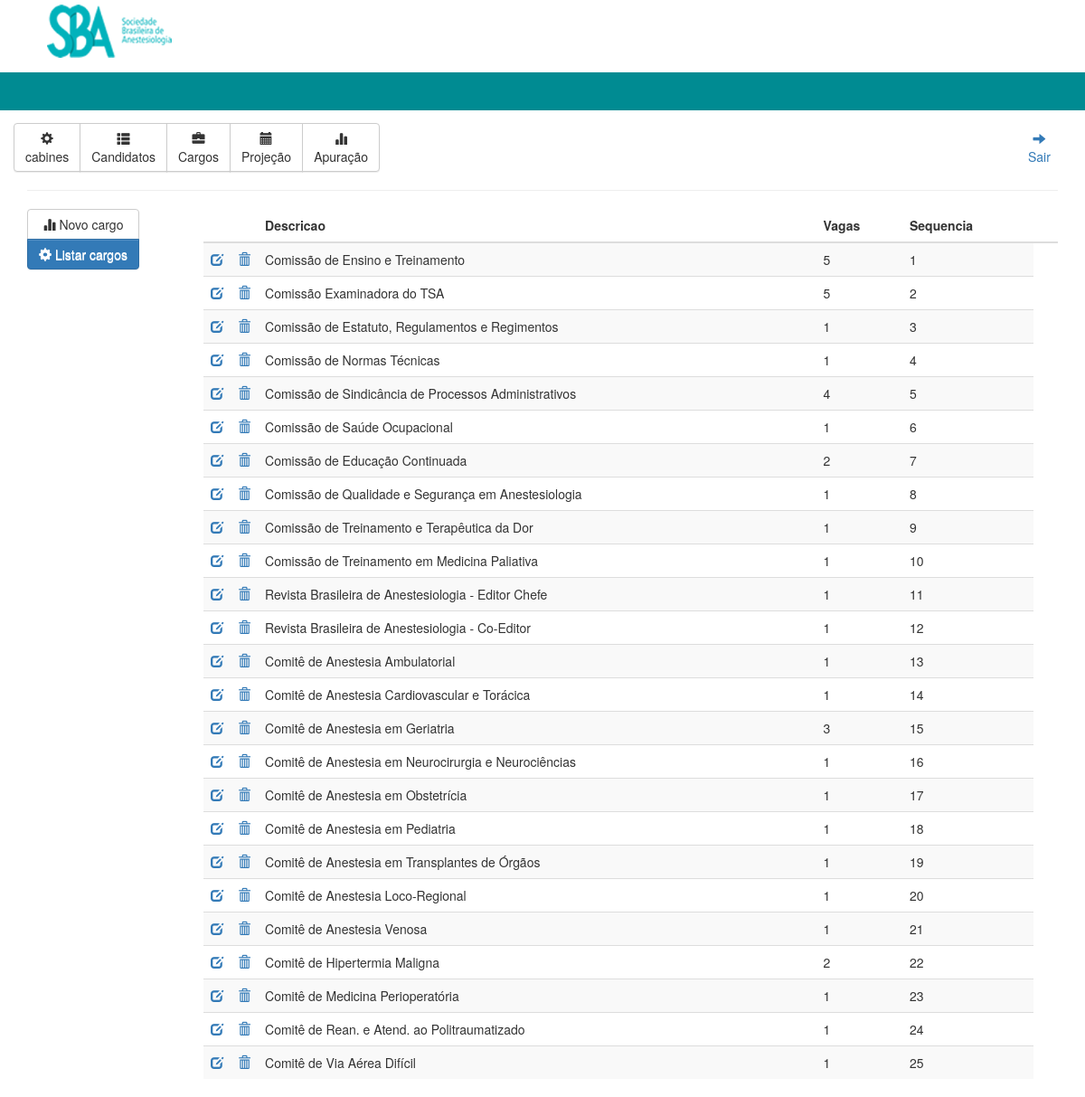
/admin/painel.php?controle=cargos (signed in), run on the app's committed database.
### tables this page shows
CREATE TABLE IF NOT EXISTS `cargos` (
  `id` int(11) NOT NULL AUTO_INCREMENT,
  `descricao` varchar(150) NOT NULL,
  `vagas` int(11) NOT NULL,
  `sequencia` int(11) NOT NULL,
  PRIMARY KEY (`id`)
);

### admin/form_cargos.php (the view, shortened to what this page needs)
<div class="col-md-2">
    <div class="btn-group-vertical menu">
      <a href="?controle=cargos&tipo=novo" class="btn novo"><i class="glyphicon glyphicon-stats"></i> Novo cargo</a>
      <a href="?controle=cargos&tipo=listar" class="btn listar"><i class="glyphicon glyphicon-cog"></i> Listar cargos</a>
    </div>
  </div>
  <div class="col-md-10">
<?php
if($tipo != 'listar'){
	if(isset($cargo) && $cargo != 0){
		$id = (int)$_GET['cargo'];
		$rs = mysqli_query($con, "select * from cargos where id = ".$id);
		$rw = mysqli_fetch_assoc($rs);
		form($rw['descricao'],$rw['vagas'],$rw['sequencia'],$tipo,$id);
	}else{
		if($tipo == 'novo'){
			$id = (int)0;
			form('',0,0,$tipo,$id);
		}else{
			$id = (int)$_GET['cargo'];
			$rs = mysqli_query($con, "select * from cargos where id = ".$id);
			$rw = mysqli_fetch_assoc($rs);
			form($rw['descricao'],$rw['vagas'],$rw['sequencia'],$tipo,$id);
		}
	}
}else{
	$nome = isset($_GET['nome']) ? mysqli_real_escape_string($con, $_GET['nome']) : '';
	$rs = mysqli_query($con, "select * from cargos where descricao like '%".$nome."%' order by sequencia");
	if(mysqli_num_rows($rs) > 0){
		$html = '<table class="table table-striped" id="table">';
		$html .= '<thead>';
		$html .= '<tr><th></th><th></th><th>Descricao</th><th>Vagas</th><th>Sequencia<th></tr>';
		$html .= '</thead>';
		$html .= '<tbody>';
		while($rw = mysqli_fetch_assoc($rs)){
			$html .= '<tr valor="'.$rw['id'].'">';
			$html .= '<td width="1"><a href="?controle=cargos&tipo=edit&cargo='.$rw['id'].'"><i class="glyphicon glyphicon-edit"></i></a></td>';
			$html .= '<td width="1"><a href="javascript:void(0);" valor="'.$rw['id'].'" class="excluir"><i class="glyphicon glyphicon-trash"></i></a></td>';
			$html .= '<td>'.$rw['descricao'].'</td>';
			$html .= '<td>'.$rw['vagas'].'</td>';
			$html .= '<td>'.$rw['sequencia'].'</td>';
			$html .= '</tr>';
		}
		$html .= '</tbody>';
		$html .= '<tfoot></tfoot>';
		$html .= '</table>';
	}else{
		$html = "Nenhum candidato encontrado!";
	}
	print $html;
}
?>
</div>

### resources/php/header_adm.php (style rules this page uses)
html, body { height: 100%; }

### data on the page
cargos: descricao "Comissão de Ensino e Treinamento", vagas "5", sequencia "1"
cargos: descricao "Comissão Examinadora do TSA", vagas "5", sequencia "2"
cargos: descricao "Comissão de Estatuto, Regulamentos e Regimentos", vagas "1", sequencia "3"
cargos: descricao "Comissão de Normas Técnicas", vagas "1", sequencia "4"
cargos: descricao "Comissão de Sindicância de Processos Administrativos", vagas "4", sequencia "5"
cargos: descricao "Comissão de Saúde Ocupacional", vagas "1", sequencia "6"
cargos: descricao "Comissão de Educação Continuada", vagas "2", sequencia "7"
cargos: descricao "Comissão de Qualidade e Segurança em Anestesiologia", vagas "1", sequencia "8"
cargos: descricao "Comissão de Treinamento e Terapêutica da Dor", vagas "1", sequencia "9"
cargos: descricao "Comissão de Treinamento em Medicina Paliativa", vagas "1", sequencia "10"
cargos: descricao "Revista Brasileira de Anestesiologia - Editor Chefe", vagas "1", sequencia "11"
cargos: descricao "Revista Brasileira de Anestesiologia - Co-Editor", vagas "1", sequencia "12"
cargos: descricao "Comitê de Anestesia Ambulatorial", vagas "1", sequencia "13"
cargos: descricao "Comitê de Anestesia Cardiovascular e Torácica", vagas "1", sequencia "14"
cargos: descricao "Comitê de Anestesia em Geriatria", vagas "3", sequencia "15"
cargos: descricao "Comitê de Anestesia em Neurocirurgia e Neurociências", vagas "1", sequencia "16"
cargos: descricao "Comitê de Anestesia em Obstetrícia", vagas "1", sequencia "17"
cargos: descricao "Comitê de Anestesia em Pediatria", vagas "1", sequencia "18"
cargos: descricao "Comitê de Anestesia em Transplantes de Órgãos", vagas "1", sequencia "19"
cargos: descricao "Comitê de Anestesia Loco-Regional", vagas "1", sequencia "20"
cargos: descricao "Comitê de Anestesia Venosa", vagas "1", sequencia "21"
cargos: descricao "Comitê de Hipertermia Maligna", vagas "2", sequencia "22"
cargos: descricao "Comitê de Medicina Perioperatória", vagas "1", sequencia "23"
cargos: descricao "Comitê de Rean. e Atend. ao Politraumatizado", vagas "1", sequencia "24"
cargos: descricao "Comitê de Via Aérea Difícil", vagas "1", sequencia "25"
